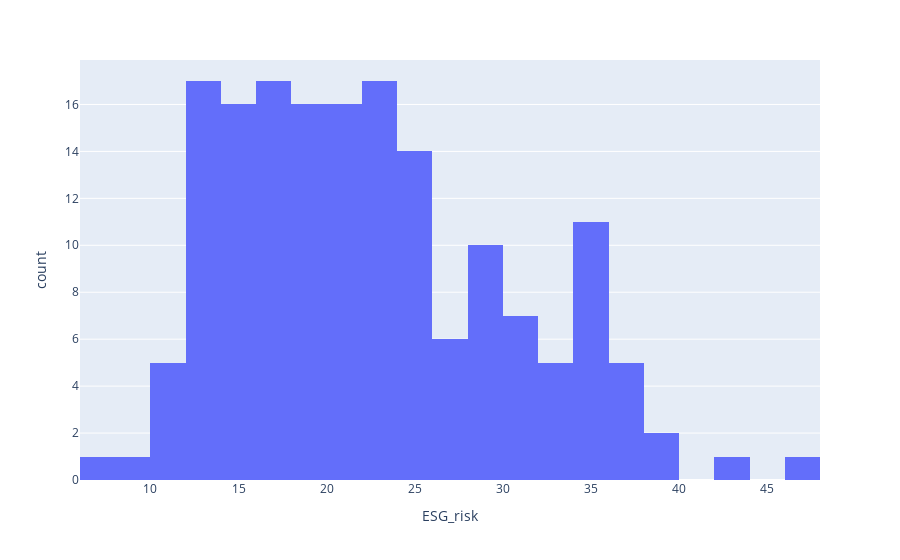

This figure's notebook cell:
### Code cell
fig = px.histogram(new_df, x="ESG_risk")
fig.show()

### Figure 1 — Plotly figure (JSON) as saved in the notebook; plotly's stock layout.template omitted (floating-point values rounded to 4 significant figures; data arrays with more than 128 entries replaced by an {"elided": "..."} marker saying what was removed)
{"data": [{"alignmentgroup": "True", "bingroup": "x", "hovertemplate": "ESG_risk=%{x}<br>count=%{y}<extra></extra>", "legendgroup": "", "marker": {"color": "#636efa", "pattern": {"shape": ""}}, "name": "", "offsetgroup": "", "orientation": "v", "showlegend": false, "type": "histogram", "x": {"elided": "168 float values"}, "xaxis": "x", "yaxis": "y"}], "layout": {"barmode": "relative", "legend": {"tracegroupgap": 0}, "margin": {"t": 60}, "xaxis": {"anchor": "y", "domain": [0, 1], "title": {"text": "ESG_risk"}}, "yaxis": {"anchor": "x", "domain": [0, 1], "title": {"text": "count"}}}}
